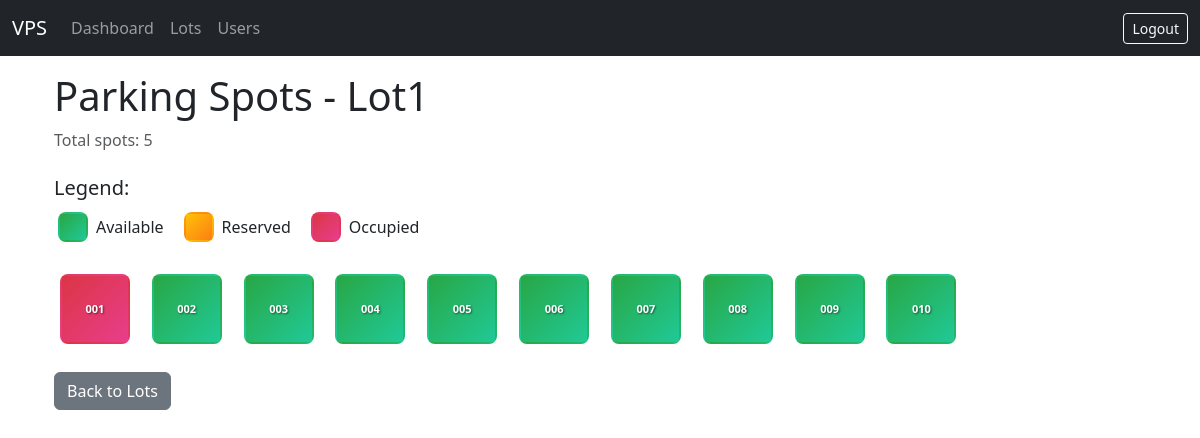
Before: /admin/lots/1/spots (signed in) with the older database file.
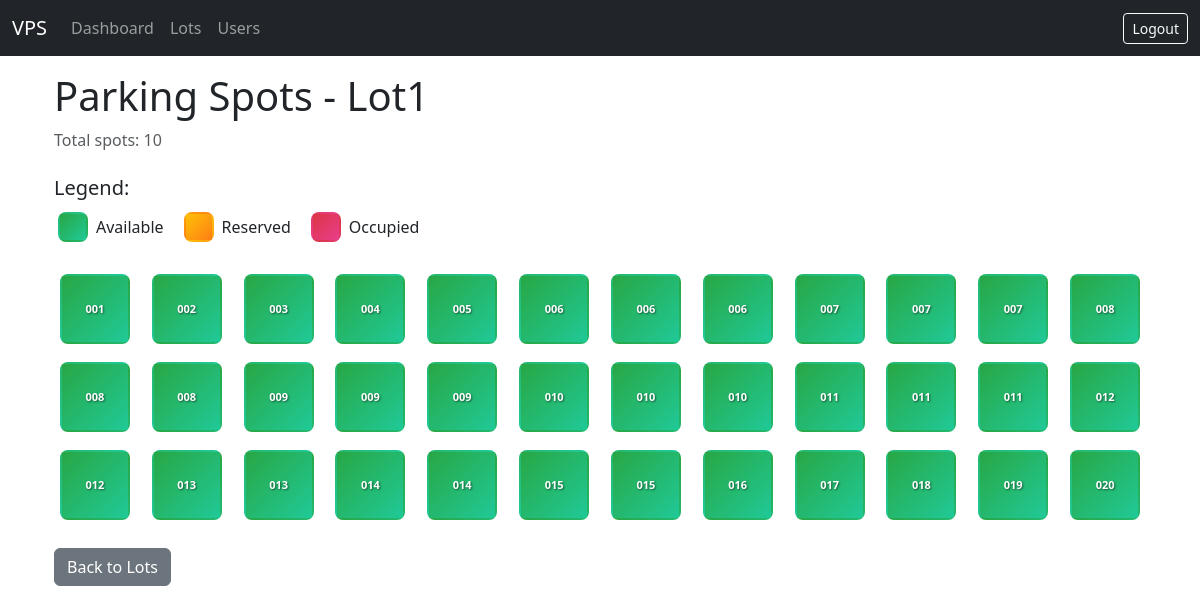
After: the same page with the newer database file.
### models/models.py (models this page shows, shortened)
class ParkingLot(Base):
    __tablename__ = "parking_lots"
    id = Column(Integer, primary_key=True)
    name = Column(String, nullable=False)
    address_line_1 = Column(String, nullable=False)
    address_line_2 = Column(String)
    address_line_3 = Column(String)
    pin_code = Column(String(10), nullable=False)
    price_per_hour = Column(Numeric(10, 2), nullable=False)
    number_of_spots = Column(Integer, nullable=False)
    spots = relationship(
        "ParkingSpot", back_populates="parking_lot", cascade="all, delete-orphan"
    )

class ParkingSpot(Base):
    __tablename__ = "parking_spots"
    id = Column(Integer, primary_key=True)
    spot_number = Column(String, nullable=False)
    status = Column(PgEnum(SpotStatus), default=SpotStatus.AVAILABLE, nullable=False)
    parking_lot_id = Column(Integer, ForeignKey("parking_lots.id"), nullable=False)
    parking_lot = relationship("ParkingLot", back_populates="spots")
    reservations = relationship(
        "Reservation", back_populates="parking_spot", cascade="all, delete-orphan"
    )

### app.py (the view)
@app.route("/admin/lots/<int:lot_id>/spots")
@login_required
@role_required("admin")
def lot_spots(lot_id):
    with SessionLocal() as db:
        lot = db.get(ParkingLot, lot_id)
        if not lot:
            flash("Lot not found.")
            return redirect(url_for("list_lots"))
        spots = (
            db.query(ParkingSpot)
            .filter_by(parking_lot_id=lot.id)
            .order_by(ParkingSpot.spot_number)
            .options(selectinload(ParkingSpot.reservations))
            .all()
        )
        return render_template("admin/spots.html",
                             lot=lot,
                             spots=spots,
                             SpotStatus=SpotStatus)

### app.py (called while the page is built)
def login_required(view):
    @wraps(view)
    def wrapped(*a, **kw):
        if "user_id" not in session:
            flash("Please log in first.")
            return redirect(url_for("login"))
        return view(*a, **kw)
    return wrapped

def role_required(role):
    def deco(view):
        @wraps(view)
        def wrapped(*a, **kw):
            if session.get("role") != role:
                flash("Access denied.")
                return redirect(url_for("login"))
            return view(*a, **kw)
        return wrapped
    return deco

### templates/admin/spots.html (shortened to what this page needs)
{% extends "base.html" %}
{% block content %}
<div class="container">
    <h1>Parking Spots - {{ lot.name }}</h1>
    <p class="text-muted mb-4">Total spots: {{ lot.number_of_spots }}</p>
    <div class="mb-4">
        <h5>Legend:</h5>
        <div class="d-flex gap-3">
            <div class="d-flex align-items-center">
                <div class="spot-box available me-2"></div>
                <span>Available</span>
            </div>
            <div class="d-flex align-items-center">
                <div class="spot-box reserved me-2"></div>
                <span>Reserved</span>
            </div>
            <div class="d-flex align-items-center">
                <div class="spot-box occupied me-2"></div>
                <span>Occupied</span>
            </div>
        </div>
    </div>
    {% if spots %}
        <div class="spots-grid">
            {% for spot in spots %}
                <div class="spot-container">
                    <div class="spot-box
                        {% if spot.status == SpotStatus.AVAILABLE %}available
                        {% elif spot.status == SpotStatus.RESERVED %}reserved
                        {% else %}occupied{% endif %}"
                        title="Spot {{ spot.spot_number }} - {{ spot.status.value.title() }}">
                        <span class="spot-number">{{ spot.spot_number }}</span>
                    </div>
                </div>
            {% endfor %}
        </div>
    {% else %}
        <div class="alert alert-info">
            <h4>No spots found for this lot.</h4>
            <p>Spots should be automatically created when you add or edit a parking lot with a capacity greater than 0.</p>
        </div>
    {% endif %}
    <div class="mt-4">
        <a href="{{ url_for('list_lots') }}" class="btn btn-secondary">Back to Lots</a>
    </div>
</div>
{% endblock %}

### templates/base.html (shortened to what this page needs)
<!doctype html>
<html lang="en">
<head>
    <link rel="stylesheet"
          href="https://cdn.jsdelivr.net/npm/bootstrap@5.3.3/dist/css/bootstrap.min.css">
</head>
<body>
<nav class="navbar navbar-expand-lg navbar-dark bg-dark mb-3">
  <div class="container-fluid">
    <a class="navbar-brand" href="{{ url_for('root') }}">VPS</a>
    <div class="collapse navbar-collapse">
      <ul class="navbar-nav me-auto">
        {% if session.get('role')=='admin' %}
          <li class="nav-item"><a class="nav-link" href="{{ url_for('admin_dashboard') }}">Dashboard</a></li>
          <li class="nav-item"><a class="nav-link" href="{{ url_for('list_lots') }}">Lots</a></li>
          <li class="nav-item"><a class="nav-link" href="{{ url_for('list_users') }}">Users</a></li>
        {% elif session.get('role')=='user' %}
          <li class="nav-item"><a class="nav-link" href="{{ url_for('user_dashboard') }}">Dashboard</a></li>
        {% endif %}
      </ul>
      {% if session.get('user_id') %}
        <a class="btn btn-outline-light btn-sm" href="{{ url_for('logout') }}">Logout</a>
      {% endif %}
    </div>
  </div>
</nav>
<div class="container">
  {% block content %}{% endblock %}
</div>
</body>
</html>

### templates/base.html (style rules this page uses)
.spot-box { width:64px;height:64px;border:1px solid #6c757d; display:flex;align-items:center;justify-content:center; margin:4px;border-radius:4px;font-weight:600 }

### templates/admin/spots.html (style rules this page uses)
.spots-grid { display: grid; grid-template-columns: repeat(auto-fill, minmax(80px, 1fr)); gap: 10px; margin-bottom: 20px; }
.spot-container { display: flex; justify-content: center; }
.spot-box { width: 70px; height: 70px; border-radius: 8px; display: flex; align-items: center; justify-content: center; font-weight: bold; font-size: 12px; color: white; text-shadow: 1px 1px 2px rgba(0,0,0,0.5); cursor: pointer; transition: all 0.3s ease; border: 2px solid transparent; }
.spot-box.available { background-color: #28a745; background-image: linear-gradient(135deg, #28a745 0%, #20c997 100%); }
.spot-box.reserved { background-color: #ffc107; background-image: linear-gradient(135deg, #ffc107 0%, #fd7e14 100%); }
.spot-box.occupied { background-color: #dc3545; background-image: linear-gradient(135deg, #dc3545 0%, #e83e8c 100%); }
.spot-number { font-size: 11px; font-weight: 600; }
.spot-box.me-2 { width: 30px; height: 30px; font-size: 10px; }

Changed rows visible on the page:
changed ParkingLot "Lot1": number_of_spots "5" → "10"
changed ParkingSpot (number 1 of 36 on the later page): status "OCCUPIED" → "AVAILABLE" (drawn)
added ParkingSpot: spot_number "006"
added ParkingSpot: spot_number "006"
added ParkingSpot: spot_number "007"
added ParkingSpot: spot_number "007"
added ParkingSpot: spot_number "008"
added ParkingSpot: spot_number "008"
added ParkingSpot: spot_number "009"
added ParkingSpot: spot_number "009"
added ParkingSpot: spot_number "010"
added ParkingSpot: spot_number "010"
added ParkingSpot: spot_number "011"
added ParkingSpot: spot_number "011"
added ParkingSpot: spot_number "011"
added ParkingSpot: spot_number "012"
added ParkingSpot: spot_number "012"
added ParkingSpot: spot_number "013"
added ParkingSpot: spot_number "013"
added ParkingSpot: spot_number "014"
added ParkingSpot: spot_number "014"
added ParkingSpot: spot_number "015"
added ParkingSpot: spot_number "015"
added ParkingSpot: spot_number "016"
added ParkingSpot: spot_number "017"
added ParkingSpot: spot_number "018"
added ParkingSpot: spot_number "019"
added ParkingSpot: spot_number "020"
